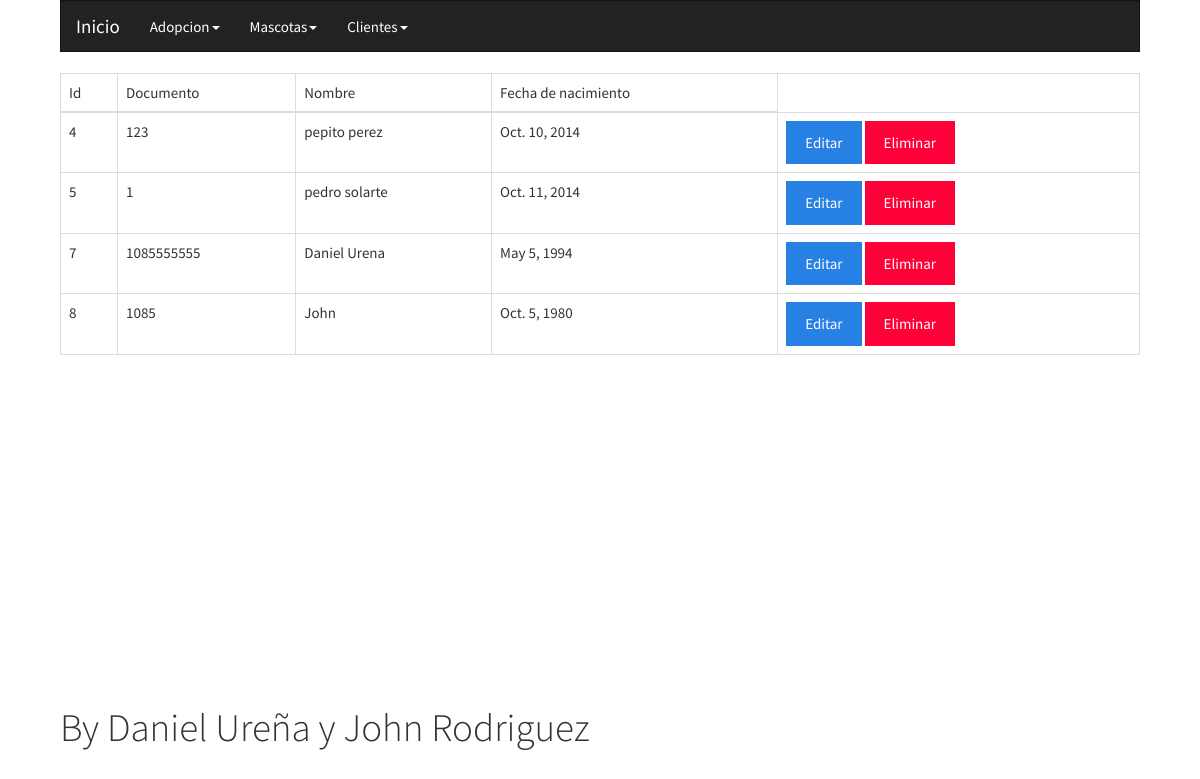
The app's page /inicio/list_cli with its own data.
### tienda_mascotas/models.py (models this page shows, shortened)
class Cliente(models.Model):
	documento = models.IntegerField()
	nombre = models.CharField(max_length=100)
	fecha_nacimiento = models.DateField()

### tienda_mascotas/views.py (the view)
class Cliente_list(ListView):
	model = Cliente
	template_name = 'tienda/cliente_list.html'

### templates/tienda/cliente_list.html
{% extends 'base/base.html' %}
{%block content%}
	{% if object_list %}
	<table class="table table-bordered">
		<thead>
			<tr>
				<td>Id</td>
				<td>Documento</td>
				<td>Nombre</td>
				<td>Fecha de nacimiento</td>
			</tr>
		</thead>
		<tbody>
			{% for cliente in object_list %}
				<tr>
					<td>{{cliente.id}}</td>
					<td>{{cliente.documento}}</td>
					<td>{{cliente.nombre}}</td>
					<td>{{cliente.fecha_nacimiento}}</td>
					<td>
						<a class="btn btn-primary" href="{% url 'tienda:edt_c' cliente.id %}">Editar</a>
						<a class="btn btn-danger" href="{% url 'tienda:del_c' cliente.id %}">Eliminar</a>
					</td>
				</tr>
			{% endfor %}
		</tbody>
	</table>
	{% else %}
		<h1>No existen registros</h1>
	{% endif %}
{%endblock%}

### static/css/base.css (style rules this page uses)
body { margin: 0 auto !important; width: 90%; }

### records on screen
Cliente: id "4", documento "123", nombre "pepito perez", fecha_nacimiento "Oct. 10, 2014"
Cliente: id "5", documento "1", nombre "pedro solarte", fecha_nacimiento "Oct. 11, 2014"
Cliente: id "7", documento "1085555555", nombre "Daniel Urena", fecha_nacimiento "May 5, 1994"
Cliente: id "8", documento "1085", nombre "John", fecha_nacimiento "Oct. 5, 1980"
